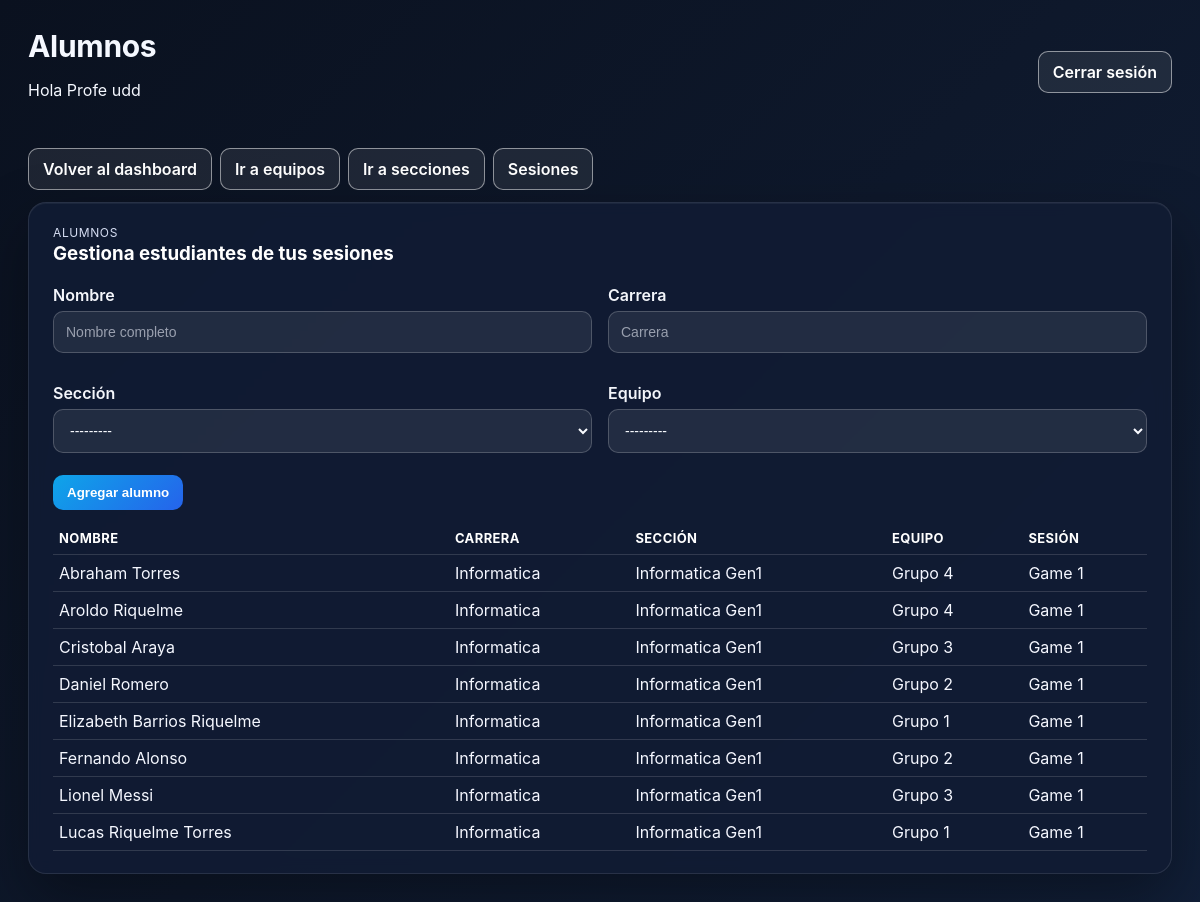
The app's page /profesor/alumnos/ (signed in) with its own data.
### login/models.py (models this page shows, shortened)
class Estudiante(models.Model):
    nombre_apellido = models.CharField(max_length=100)
    carrera = models.CharField(max_length=100)
    seccion = models.ForeignKey(
        "SeccionEstudiantes",
        related_name="estudiantes",
        on_delete=models.SET_NULL,
        null=True,
        blank=True,
    )
    team = models.ForeignKey(
        Team,
        on_delete=models.CASCADE,
        related_name="estudiantes",
        blank=True,
        null=True,
    )
    fecha_registro = models.DateTimeField(auto_now_add=True)

class SeccionEstudiantes(models.Model):
    nombre = models.CharField(max_length=100)
    carrera = models.CharField(max_length=100, blank=True)
    carrera_fk = models.ForeignKey(
        "Carrera",
        related_name="secciones",
        on_delete=models.SET_NULL,
        null=True,
        blank=True,
        help_text="Nueva referencia normalizada a Carrera; preferir este campo sobre el texto legado.",
    )
    anio_ingreso = models.PositiveIntegerField(null=True, blank=True)
    fecha_creacion = models.DateTimeField(auto_now_add=True)
    def __str__(self):
        return self.nombre

### etapasJuego/models.py (models this page shows, shortened)
class Team(models.Model):
    nombre = models.CharField(max_length=100)
    sesion = models.ForeignKey(GameSession, on_delete=models.CASCADE, related_name="equipos")
    codigo_grupo = models.CharField(max_length=1)
    tokens_empatia = models.PositiveIntegerField(default=0)
    tokens_creatividad = models.PositiveIntegerField(default=0)
    tokens_evaluacion = models.PositiveIntegerField(default=0)
    tokens_totales = models.PositiveIntegerField(default=0)
    tablet = models.OneToOneField(
        "Tablet",
        related_name="team",
        on_delete=models.SET_NULL,
        null=True,
        blank=True,
    )
    def __str__(self):
        return f"Equipo {self.nombre} [{self.codigo_grupo}]"

class GameSession(models.Model):
    THEME_CHOICES = [
        ("SALUD", "Salud"),
        ("SUST", "Sustentabilidad"),
        ("EDU", "Educación"),
    ]
    MODO_CHOICES = [
        ("LOGIN_RANDOM", "Asignación automática en el login"),
        ("PRECONFIGURADO", "Asignación preconfigurada por el profesor"),
    ]
    nombre = models.CharField(max_length=100)
    codigo = models.CharField(max_length=10, unique=True)
    fecha = models.DateField(auto_now_add=True)
    profesor = models.ForeignKey(
        settings.AUTH_USER_MODEL,
        on_delete=models.SET_NULL,
        null=True,
        blank=True,
        related_name="sesiones_juego",
    )
    etapa_actual = models.CharField(max_length=20, default="ETAPA1")
    seccion = models.ForeignKey(
        "login.SeccionEstudiantes",
        related_name="sesiones",
        on_delete=models.SET_NULL,
        null=True,
        blank=True,
    )
    modo_asignacion = models.CharField(
        max_length=20,
        choices=MODO_CHOICES,
        default="LOGIN_RANDOM",
    )
    duracion_etapa1_segundos = models.PositiveIntegerField(default=5 * 60)
    duracion_etapa2_segundos = models.PositiveIntegerField(default=10 * 60)
    duracion_etapa3_segundos = models.PositiveIntegerField(default=15 * 60)
    duracion_etapa4_segundos = models.PositiveIntegerField(default=10 * 60)
    qr_encuesta_url = models.URLField(blank=True, null=True)
    qr_instagram_url = models.URLField(blank=True, null=True)
    qr_linkedin_url = models.URLField(blank=True, null=True)
    class Meta:
        constraints = [
            models.UniqueConstraint(
                fields=["seccion"],
                name="unique_gamesession_per_seccion",
            ),
        ]

### login/panel_views.py (the view)
# urls.py: path("alumnos/", views.profesor_alumnos, name="alumnos"),
@profesor_required
def profesor_alumnos(request):
    sesiones = GameSession.objects.filter(profesor=request.user)
    equipos = Team.objects.filter(sesion__in=sesiones)
    secciones = SeccionEstudiantes.objects.filter(sesiones__in=sesiones).distinct()
    estudiantes = Estudiante.objects.select_related("seccion", "team", "team__sesion").filter(
        Q(team__sesion__in=sesiones) | Q(seccion__in=secciones)
    ).order_by("nombre_apellido")
    form = EstudianteAdminForm(request.POST or None)
    form.fields["team"].queryset = equipos
    form.fields["seccion"].queryset = secciones
    if request.method == "POST" and form.is_valid():
        form.save()
        messages.success(request, "Estudiante creado correctamente.")
        return redirect("profesorpanel:alumnos")
    return render(
        request,
        "login/profesor/alumnos.html",
        {"estudiantes": estudiantes, "form": form},
    )

### login/forms.py
class EstudianteAdminForm(BaseStyledModelForm):
    class Meta:
        model = Estudiante
        fields = ["nombre_apellido", "carrera", "seccion", "team"]
        widgets = {
            "nombre_apellido": forms.TextInput(attrs={"placeholder": "Nombre completo"}),
            "carrera": forms.TextInput(attrs={"placeholder": "Carrera"}),
        }

### login/permissions.py (called while the page is built)
def user_has_role(user, role_name: str) -> bool:
    return user.is_authenticated and user.groups.filter(name=role_name).exists()

def is_profesor(user) -> bool:
    return user_has_role(user, PROFESOR_GROUP)

def _role_required(check_fn, error_message):
    def decorator(view_func):
        @wraps(view_func)
        def _wrapped(request, *args, **kwargs):
            if not request.user.is_authenticated:
                return redirect("login:login")
            if not check_fn(request.user):
                messages.error(request, error_message)
                return redirect("login:login")
            return view_func(request, *args, **kwargs)
        return login_required(_wrapped)
    return decorator

def profesor_required(view_func):
    return _role_required(lambda u: is_profesor(u) or is_admin(u), "No tienes permisos de profesor.")(
        view_func
    )

### login/templates/login/profesor/alumnos.html (shortened to what this page needs)
{% extends "login/panel_base.html" %}
{% block header_title %}Alumnos{% endblock %}
{% block content %}
<div class="panel-actions-row" style="margin-bottom:12px;">
    <a class="btn-link btn-outline" href="{% url 'profesorpanel:dashboard' %}">Volver al dashboard</a>
    <a class="btn-link btn-outline" href="{% url 'profesorpanel:equipos' %}">Ir a equipos</a>
    <a class="btn-link btn-outline" href="{% url 'profesorpanel:secciones' %}">Ir a secciones</a>
    <a class="btn-link btn-outline" href="{% url 'profesorpanel:sesiones' %}">Sesiones</a>
</div>
<div class="panel-card">
    <div class="card-header">
        <div>
            <p class="eyebrow">Alumnos</p>
            <h3>Gestiona estudiantes de tus sesiones</h3>
        </div>
    </div>
    <form method="post" class="panel-form" style="margin-bottom:12px;">
        <div class="panel-grid two-col">
            <div class="form-group">
                <label for="{{ form.nombre_apellido.id_for_label }}">Nombre</label>
                {{ form.nombre_apellido }}
            </div>
            <div class="form-group">
                <label for="{{ form.carrera.id_for_label }}">Carrera</label>
                {{ form.carrera }}
            </div>
            <div class="form-group">
                <label for="{{ form.seccion.id_for_label }}">Sección</label>
                {{ form.seccion }}
            </div>
            <div class="form-group">
                <label for="{{ form.team.id_for_label }}">Equipo</label>
                {{ form.team }}
            </div>
        </div>
        <div class="panel-actions-row">
            <button type="submit" class="btn-link btn-primary">Agregar alumno</button>
        </div>
    </form>
    <div class="panel-table-wrapper">
        <table class="panel-table compact">
            <thead>
                <tr>
                    <th>Nombre</th>
                    <th>Carrera</th>
                    <th>Sección</th>
                    <th>Equipo</th>
                    <th>Sesión</th>
                </tr>
            </thead>
            <tbody>
                {% for est in estudiantes %}
                    <tr>
                        <td>{{ est.nombre_apellido }}</td>
                        <td>{{ est.carrera|default:"-" }}</td>
                        <td>{{ est.seccion.nombre|default:"-" }}</td>
                        <td>{{ est.team.nombre|default:"Sin equipo" }}</td>
                        <td>{{ est.team.sesion.nombre|default:"-" }}</td>
                    </tr>
                {% empty %}
                    <tr><td colspan="5">No hay estudiantes registrados en tus sesiones.</td></tr>
                {% endfor %}
            </tbody>
        </table>
    </div>
</div>
{% endblock %}

### login/templates/login/panel_base.html (shortened to what this page needs)
{% load static %}
<!DOCTYPE html>
<html lang="es">
<head>
    <link rel="stylesheet" href="{% static 'login/css/panel.css' %}">
</head>
<body class="panel-body {% if request.resolver_match and request.resolver_match.app_name == 'adminpanel' %}admin-theme{% elif request.resolver_match and request.resolver_match.app_name == 'profesorpanel' %}professor-theme{% endif %}">
    <div class="panel-container">
        <div class="panel-topbar">
            <div>
                <h1>{% block header_title %}Panel{% endblock %}</h1>
                <p>Hola {{ request.user.get_full_name|default:request.user.username }}</p>
            </div>
            <div class="panel-actions">
                {% if request.user.is_authenticated %}
                    <a class="btn-link btn-outline" href="{% url 'login:logout' %}">Cerrar sesión</a>
                {% endif %}
            </div>
        </div>
        {% block content %}{% endblock %}
    </div>
</body>
</html>

### login/static/login/css/panel.css (style rules this page uses)
body.panel-body { font-family: 'Inter', 'Helvetica Neue', Arial, sans-serif; background: #0b1021; background-image: radial-gradient(circle at 20% 20%, rgba(255,255,255,0.06), transparent 20%), radial-gradient(circle at 80% 10%, rgba(255,255,255,0.05), transparent 18%), linear-gradient(135deg, #0b1021 0%, #0e152d 45%, #0b162f 100%); min-height: 100vh; margin: 0; padding: 28px; color: #e6edf9; }
.panel-body.professor-theme { background: linear-gradient(135deg, #0a111f 0%, #0e182b 50%, #111f38 100%); color: #f4f7ff; }
.panel-container { max-width: 1300px; margin: 0 auto; padding-bottom: 24px; }
.panel-topbar { display: flex; align-items: center; justify-content: space-between; color: #f5f8ff; margin-bottom: 32px; position: relative; }
.panel-topbar h1 { margin: 0; font-size: 30px; letter-spacing: -0.3px; }
.panel-topbar .panel-actions { display: flex; gap: 12px; }
.panel-card { background: #0f1a31; border-radius: 18px; padding: 22px 24px; box-shadow: 0 22px 64px rgba(0, 0, 0, 0.28), 0 1px 0 rgba(255, 255, 255, 0.08) inset, 0 1px 0 rgba(255, 255, 255, 0.05); border: 1px solid rgba(255,255,255,0.08); margin-bottom: 22px; text-decoration: none; color: #f7faff; display: block; backdrop-filter: blur(8px); }
.panel-body.admin-theme .panel-card, .panel-body.professor-theme .panel-card { background: rgba(17, 28, 52, 0.92); border: 1px solid rgba(255,255,255,0.1); box-shadow: 0 24px 60px rgba(0, 0, 0, 0.35), 0 1px 0 rgba(255, 255, 255, 0.05) inset; }
.panel-grid { display: grid; grid-template-columns: repeat(auto-fit, minmax(260px, 1fr)); gap: 20px; align-items: stretch; }
.panel-card h2, .panel-card h3 { margin-top: 0; margin-bottom: 8px; color: #ffffff; }
.panel-table { width: 100%; min-width: 100%; border-collapse: collapse; box-sizing: border-box; table-layout: auto; }
.panel-table th, .panel-table td { padding: 12px 10px; border-bottom: 1px solid rgba(255,255,255,0.14); text-align: left; color: #f5f7ff; word-break: break-word; white-space: normal; }
.panel-table-wrapper { width: 100%; overflow-x: auto; }
.panel-table th { font-weight: 700; color: #ffffff; text-transform: uppercase; letter-spacing: 0.4px; font-size: 13px; }
.panel-form .form-group { margin-bottom: 14px; }
.panel-form label { display: block; margin-bottom: 6px; font-weight: 600; color: #f4f6fb; }
.panel-form .form-group { margin-bottom: 14px; width: 100%; }
.panel-form input, .panel-form select, .panel-form textarea { display: block; width: 100%; border: 1px solid rgba(255,255,255,0.2); border-radius: 10px; padding: 12px; font-size: 14px; background: rgba(255,255,255,0.08); color: #f9fbff; box-sizing: border-box; }
.panel-form input::placeholder, .panel-form textarea::placeholder { color: rgba(233, 237, 247, 0.6); }
.panel-form .panel-grid { gap: 16px; width: 100%; align-items: start; }
.btn-link { display: inline-block; padding: 10px 14px; border-radius: 10px; border: none; color: #ffffff; text-decoration: none; cursor: pointer; font-weight: 600; transition: transform 0.08s ease, box-shadow 0.12s ease; }
.btn-primary { background: linear-gradient(135deg, #0ea5e9 0%, #2563eb 100%); }
.btn-outline { border: 1px solid rgba(255,255,255,0.5); color: #ffffff; background: rgba(255,255,255,0.08); }
.panel-actions-row { display: flex; gap: 8px; flex-wrap: wrap; margin-top: 8px; }
.eyebrow { text-transform: uppercase; letter-spacing: 0.6px; font-size: 12px; color: #d5ddf2; margin: 0 0 2px 0; }
.card-header { display: flex; align-items: center; justify-content: space-between; gap: 12px; margin-bottom: 12px; }
.two-col { grid-template-columns: repeat(auto-fit, minmax(360px, 1fr)); }
.panel-table.compact th, .panel-table.compact td { padding: 8px 6px; }

### records on screen
Estudiante: nombre_apellido "Abraham Torres", carrera "Informatica", seccion.nombre "Informatica Gen1", team.nombre "Grupo 4", team.sesion.nombre "Game 1"
Estudiante: nombre_apellido "Aroldo Riquelme", carrera "Informatica", seccion.nombre "Informatica Gen1", team.nombre "Grupo 4", team.sesion.nombre "Game 1"
Estudiante: nombre_apellido "Cristobal Araya", carrera "Informatica", seccion.nombre "Informatica Gen1", team.nombre "Grupo 3", team.sesion.nombre "Game 1"
Estudiante: nombre_apellido "Daniel Romero", carrera "Informatica", seccion.nombre "Informatica Gen1", team.nombre "Grupo 2", team.sesion.nombre "Game 1"
Estudiante: nombre_apellido "Elizabeth Barrios Riquelme", carrera "Informatica", seccion.nombre "Informatica Gen1", team.nombre "Grupo 1", team.sesion.nombre "Game 1"
Estudiante: nombre_apellido "Fernando Alonso", carrera "Informatica", seccion.nombre "Informatica Gen1", team.nombre "Grupo 2", team.sesion.nombre "Game 1"
Estudiante: nombre_apellido "Lionel Messi", carrera "Informatica", seccion.nombre "Informatica Gen1", team.nombre "Grupo 3", team.sesion.nombre "Game 1"
Estudiante: nombre_apellido "Lucas Riquelme Torres", carrera "Informatica", seccion.nombre "Informatica Gen1", team.nombre "Grupo 1", team.sesion.nombre "Game 1"

### other values on screen
{{ request.user.get_full_name|default:request.user.username }} "Profe udd"
